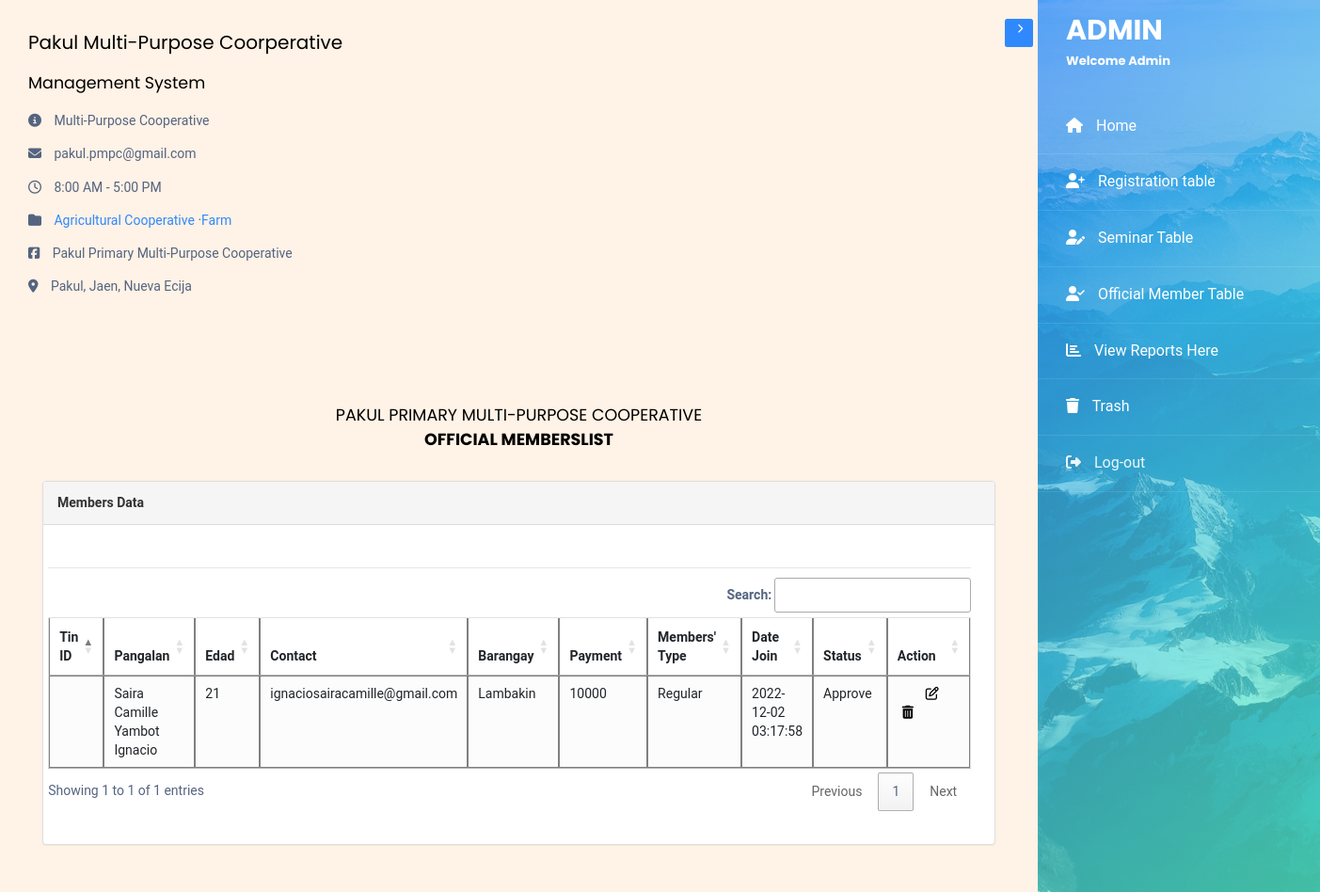
/memberslist/memberstable/member.php, run on the app's committed database.
### tables this page shows
CREATE TABLE `members` (
  `id` int(11) NOT NULL,
  `colored_id` blob NOT NULL,
  `tin` varchar(255) NOT NULL,
  `pangalan` varchar(100) NOT NULL,
  `edad` varchar(100) NOT NULL,
  `barangay` varchar(100) NOT NULL,
  `bayan` varchar(100) NOT NULL,
  `attended` varchar(255) NOT NULL,
  `interview` varchar(100) NOT NULL,
  `requirements` varchar(255) NOT NULL,
  `INCreq` varchar(255) NOT NULL,
  `pay` varchar(255) NOT NULL,
  `howmuch` varchar(100) NOT NULL,
  `type` varchar(255) NOT NULL,
  `date_join` timestamp NOT NULL DEFAULT current_timestamp() ON UPDATE current_timestamp(),
  `status` varchar(255) NOT NULL,
  `howmuch2` varchar(100) NOT NULL,
  `howmuch3` varchar(100) NOT NULL,
  `contact` varchar(100) NOT NULL,
  `firstname` varchar(100) NOT NULL,
  `middlename` varchar(100) NOT NULL,
  `lastname` varchar(100) NOT NULL
);

### memberslist/memberstable/member.php (the view, shortened to what this page needs)
<!doctype html>
<html lang="en">
  <head>
  <link rel="stylesheet" href="https://stackpath.bootstrapcdn.com/font-awesome/4.7.0/css/font-awesome.min.css">
    <link rel="stylesheet" href="https://maxcdn.bootstrapcdn.com/bootstrap/3.3.6/css/bootstrap.min.css" />
    <link rel="stylesheet" href="https://cdn.datatables.net/1.10.12/css/dataTables.bootstrap.min.css" />
   <link rel="stylesheet" href="https://cdn.datatables.net/1.12.1/css/jquery.dataTables.min.css">
   <link rel="stylesheet" href="https://cdn.datatables.net/buttons/2.2.3/css/buttons.dataTables.min.css">
    <link rel="stylesheet" href="../../adminpage/css/style.css">
  </head>
  <body>
    <div id="hj">
    <div class="wrapper d-flex align-items-stretch">
      <nav id="sidebar" class="order-last" class="img" style="background-image: url(images/bg_1.jpg);">
        <div class="custom-menu">
          <button type="button" id="sidebarCollapse" class="btn btn-primary">
          </button>
        </div>
        <div class="">
          <h1><a href="../adminpage/admin.php" class="logo">ADMIN <span>Welcome Admin</span></a></h1>
          <ul class="list-unstyled components mb-5">
          <li class="active">
              <a href="../../adminpage/admin.php"><span class="fa fa-home mr-3"></span> Home</a>
            </li>
            <li class="active">
              <a href="../registrationtable/registertable.php"><span class="fas fa-user-plus mr-3"></span> Registration table</a>
            </li>
            <li class="active">
              <a href="../seminarlist/seminartable.php"><span class="fas fa-user-edit mr-3"></span> Seminar Table</a>
            </li>
            <li class="active">
              <a href="../memberstable/member.php"><span class="fas fa-user-check mr-3"></span> Official Member Table</a>
            </li>
            <li class="active">
              <a href="../charts/membercharts.php"><span class="fas fa-bar-chart mr-3"></span> View Reports Here</a>
            </li>
            <li class="active">
              <a href="../trash/trashtable.php"><span class="fas fa-trash mr-3"></span> Trash</a>
            </li>
            <li>
              <a href="../../logout-admin.php"><span class="fas fa-sign-out-alt mr-3"></span> Log-out</a>
            </li>
          </ul>
        </div>
      </nav>
      <div id="content" class="p-4 p-md-5 pt-5">
        <h2 class="mb-4">Pakul Multi-Purpose Coorperative</h2>
        <h3 class="mb-4">Management System</h3>
        <p><span class="fa fa-info-circle mr-3"></span> Multi-Purpose Cooperative</p>
        <p><span class="fa fa-envelope mr-3"></span> pakul.pmpc@gmail.com</p>
        <p><span class="fa fa-clock-o mr-3"></span> 8:00 AM - 5:00 PM</p>
         <p><span class="fa fa-folder mr-3"></span><a href="https://www.facebook.com/search/?bqf=str%2FAgricultural%2BCooperative%2Fkeywords_pages&ref=page_about_category&f=AbpxaZHLVQP7A2U26Xyn06xVdSEfTnubwgpamUn1y6reaGmDWiqLfxPIwzSDtkHwnmUQr7puNFr9sNHi2sShzHmh1I9nOgazkvnO3lEmpE0deP4sYtKGoNJR8DFLYN92VLxXBYpGCozvpSh7AxkPnkpZ"> Agricultural Cooperative </a>·<a href="https://www.facebook.com/search/?bqf=str%2FFarm%2Fkeywords_pages&ref=page_about_category&f=AbqZBcvgt5_Uz3sG7B1blgqtKq3FkuQiizoGWOXBx9QrFQRFSqchj8LsSTzFFmzjF0tevn97kaDROm5R-z5Vf1F5S4h50e-Xs4FdE7enBDSwBqRrIyKGdF6RyW9pv4kRU_g">Farm</a></p>
         <p><span class="fa fa-facebook-square mr-3"></span> Pakul Primary Multi-Purpose Cooperative</p>
         <p><span class="fa fa-map-marker mr-3"></span> Pakul, Jaen, Nueva Ecija</p>
<br><br><br><br>
<div class="container">
			<h3 align="center">PAKUL PRIMARY MULTI-PURPOSE COOPERATIVE<br><b>OFFICIAL MEMBERSLIST</b> </h3>
			<br />
			<div class="panel panel-default">
				<div class="panel-heading"><b>Members Data</b></div>
				<div class="panel-body">
					<div class="table-responsive">
                    <div class="form-group">
                    <hr>
                </div>
						<table class="table table-bordered table-hover table-striped" id="example" >
							<thead>
								<tr>
									<th>Tin ID</th>
									<th>Pangalan</th>
									<th>Edad</th>
                  <th>Contact</th>
									<th>Barangay</th>
									<th>Payment</th>
									<th>Members' Type</th>
									<th>Date Join</th>
									<th>Status</th>
                  <th>Action</th>
								</tr>
        </thead>
        <tbody>
<?php
$pdo = Database::connect();
$sql = 'SELECT * FROM `members` WHERE 1';
foreach ($pdo->query($sql) as $row) {
  echo '<tr>';
  echo '<td>' . $row['tin'] . '</td>';
  echo '<td>' . $row['firstname']  ." ". $row['middlename']  ." ".  $row['lastname'] .'</td>';
  echo '<td>' . $row['edad'] . '</td>';
   echo '<td>' . $row['contact'] . '</td>';
  echo '<td>' . $row['barangay'] . '</td>';
  echo '<td>' . $row['howmuch'] . '</td>';
  echo '<td>' . $row['type'] . '</td>';
  echo '<td>' . $row['date_join'] . '</td>';
  echo '<td>' . $row['status'] . '</td>';
  echo '<td>'.'<a title="Edit" href="readregister.php?id='.$row['id'].'">
  <span class="fa fa-edit mr-2" style="margin-left:25px;"></span></a>'.'
  <a title="Delete" href="deletemember.php?id='.$row['id'].'">
  <span class="fa  fa-trash mr-2"></span></a>'.'
  </td>';
  echo '</tr>';
}
?>
</tbody>
</table>
					</div>
				</div>
			</div>
		</div>
  </body>
</html>

### memberslist/memberstable/member.php (style rules this page uses)
body { color: #546480; background: #f5f5f5; font-family: 'Roboto', sans-serif; overflow-x: hidden; height: 100%; width: 100%; }
.table-responsive { margin: 20px 0; margin-left: -1%; }
table.table tr th, table.table tr td { border-color: grey; }
table.table-striped tbody tr:nth-of-type(odd) { background-color: #fcfcfc; }
table.table td:last-child { width: 130px; }
table.table td a { color: black; display: inline-block; margin: 0 5px; }
#hj { background-color: #fff2e6; }

### data on the page
members: firstname "Saira Camille", middlename "Yambot", lastname "Ignacio", edad "21", contact "ignaciosairacamille@gmail.com", barangay "Lambakin", howmuch "10000", type "Regular", date_join "2022-12-02 03:17:58", status "Approve"
